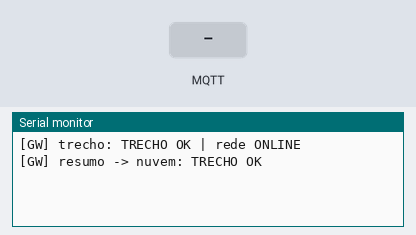
Bench run of a sketch on a simulated ESP32. Shown: the last lines printed to the serial monitor. The inputs (shaded band) are chosen by the test bench. WiFi joins after 1.5 s; servers stay silent unless stated; no MQTT or app messages arrive unless stated.

Above: at 2.7 s.
2.8 s: MQTT message "/ponto" arrives on the first subscribed topic
At 4.0 s:
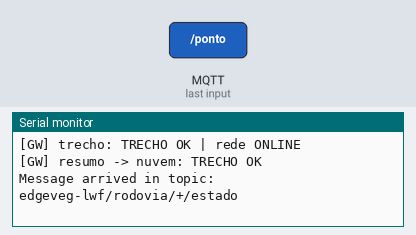
4.3 s: MQTT message "/ponto" arrives on the second subscribed topic
At 5.3 s:
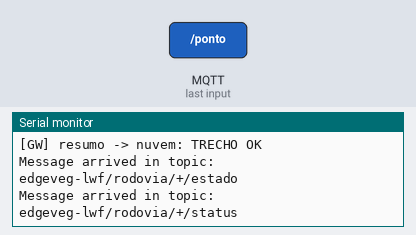

Measured:
- after the input at 2.8 s, the serial monitor: prints a new line at once (image 1)
- after the input at 4.3 s, the serial monitor: prints a new line at once (image 2)

The sketch:

gateway.ino
```cpp
#include <Arduino.h>
#include <WiFi.h>
#include <PubSubClient.h>

const char* ssid = "";       // preencher antes de gravar
const char* password = "";   // preencher antes de gravar
const char* mqtt_broker = "broker.hivemq.com";
const char* mqtt_username = "";
const char* mqtt_password = "";
const int mqtt_port = 1883;

#define TOPIC_BASE    "edgeveg-lwf/rodovia"
#define TOPIC_RESUMO  TOPIC_BASE "/resumo"
#define TOPIC_GW      TOPIC_BASE "/gateway/status"

const char* topic[] = {
  TOPIC_BASE "/+/estado",
  TOPIC_BASE "/+/status"
};
const int totalTopicos = sizeof(topic) / sizeof(topic[0]);

const unsigned long RETENTAR_MS = 5000;

struct Ponto {
  char id;
  bool conhecido;
  bool online;
  float altura;
  char estado[8];
  int dias;
  unsigned seq;
};
Ponto pontos[] = {{'A'}, {'B'}};

WiFiClient espClient;
PubSubClient client(espClient);

String clientId;
String resumoPublicado;
bool reavaliar = true;
unsigned long ultimaTentativa = 0;

bool connectMQTT();
void callback(char* topic, byte* payload, unsigned int length);

const char* estadoRede() {
  if (WiFi.status() != WL_CONNECTED) return "WIFI-OFF";
  return client.connected() ? "ONLINE" : "BROKER-OFF";
}

Ponto* buscarPonto(char id) {
  for (auto& p : pontos) if (p.id == id) return &p;
  return nullptr;
}

void callback(char* topic, byte* payload, unsigned int length) {
  char msg[96];
  length = min(length, (unsigned int)sizeof(msg) - 1);
  memcpy(msg, payload, length);
  msg[length] = 0;

  Serial.print("Message arrived in topic: ");
  Serial.println(topic);

  const char* p = strstr(topic, "/ponto");
  Ponto* pt = p ? buscarPonto(p[6]) : nullptr;
  if (!pt) return;

  if (strstr(topic, "/status")) {
    pt->online = strcmp(msg, "ONLINE") == 0;
    Serial.printf("[GW] Ponto %c: %s\n", pt->id, msg);
  } else {
    char id, estado[8];
    float altura;
    int dias;
    unsigned seq, idade;

    if (sscanf(msg, "%c;%f;%7[^;];%d;%u;%u",
               &id, &altura, estado, &dias, &seq, &idade) != 6) {
      Serial.printf("[GW] mensagem invalida descartada: %s\n", msg);
      return;
    }
    if (pt->conhecido && seq > pt->seq + 1)
      Serial.printf("[GW] Ponto %c: %u evento(s) perdido(s)\n", pt->id, seq - pt->seq - 1);
    if (idade > 0)
      Serial.printf("[GW] Ponto %c: evento atrasado %us (guardado enquanto offline)\n", pt->id, idade);

    pt->conhecido = true;
    pt->altura = altura;
    strcpy(pt->estado, estado);
    pt->dias = dias;
    pt->seq = seq;
    Serial.printf("[GW] Ponto %c: %.1f cm %s (corte em %d d) seq=%u\n", pt->id, altura, estado, dias, seq);
  }
  reavaliar = true;
}

String calcularResumo() {
  const char* prioridade[] = {"CORTE", "ERRO", "ATENCAO"};
  for (const char* e : prioridade) {
    String ids;
    for (auto& p : pontos) if (p.conhecido && strcmp(p.estado, e) == 0) ids += p.id;
    if (ids.length()) return String(e) + ": " + ids;
  }
  return "TRECHO OK";
}

void avaliarTrecho() {
  String resumo = calcularResumo();
  Serial.printf("[GW] trecho: %s | rede %s\n", resumo.c_str(), estadoRede());

  if (resumo != resumoPublicado && client.connected() &&
      client.publish(TOPIC_RESUMO, resumo.c_str(), true)) {
    resumoPublicado = resumo;
    Serial.printf("[GW] resumo -> nuvem: %s\n", resumo.c_str());
  }
}

bool connectMQTT() {
  client.setServer(mqtt_broker, mqtt_port);
  client.setCallback(callback);

  if (!client.connect(clientId.c_str(), mqtt_username, mqtt_password,
                      TOPIC_GW, 1, true, "OFFLINE")) {
    return false;
  }
  client.publish(TOPIC_GW, "ONLINE", true);
  for (int i = 0; i < totalTopicos; i++) client.subscribe(topic[i], 1);
  resumoPublicado = "";
  reavaliar = true;
  return true;
}

void cuidarDaRede() {
  if (WiFi.status() != WL_CONNECTED) {
    if (millis() - ultimaTentativa < RETENTAR_MS) return;
    ultimaTentativa = millis();
    WiFi.reconnect();
    return;
  }

  if (!client.connected()) {
    if (millis() - ultimaTentativa < RETENTAR_MS) return;
    ultimaTentativa = millis();
    if (!connectMQTT()) return;
  }
  client.loop();
}

void setup() {
  Serial.begin(9600);

  WiFi.begin(ssid, password);
  for (int i = 0; i < 40 && WiFi.status() != WL_CONNECTED; i++) delay(500);

  clientId = String("edgeveg-gw-") + WiFi.macAddress();
  connectMQTT();
}

void loop() {
  cuidarDaRede();

  if (reavaliar) {
    reavaliar = false;
    avaliarTrecho();
  }
}
```
